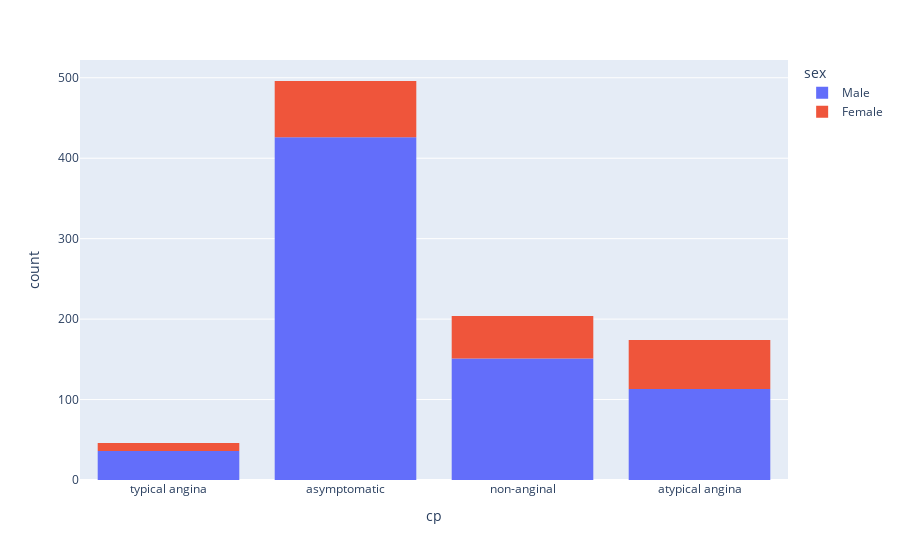

The notebook cell saved with this chart:
### Code cell
# count plot of cp column by sex column using sns
fig = px.histogram(data, x='cp', color='sex')
fig.show()

### Figure 1 — Plotly figure (JSON) as saved in the notebook; plotly's stock layout.template omitted (floating-point values rounded to 4 significant figures; data arrays with more than 128 entries replaced by an {"elided": "..."} marker saying what was removed)
{"data": [{"bingroup": "x", "hovertemplate": "sex=Male<br>cp=%{x}<br>count=%{y}<extra></extra>", "legendgroup": "Male", "marker": {"color": "#636efa", "pattern": {"shape": ""}}, "name": "Male", "orientation": "v", "showlegend": true, "type": "histogram", "x": {"elided": "726 str values"}, "xaxis": "x", "yaxis": "y"}, {"bingroup": "x", "hovertemplate": "sex=Female<br>cp=%{x}<br>count=%{y}<extra></extra>", "legendgroup": "Female", "marker": {"color": "#EF553B", "pattern": {"shape": ""}}, "name": "Female", "orientation": "v", "showlegend": true, "type": "histogram", "x": {"elided": "194 str values"}, "xaxis": "x", "yaxis": "y"}], "layout": {"barmode": "relative", "legend": {"title": {"text": "sex"}, "tracegroupgap": 0}, "margin": {"t": 60}, "xaxis": {"anchor": "y", "domain": [0, 1], "title": {"text": "cp"}}, "yaxis": {"anchor": "x", "domain": [0, 1], "title": {"text": "count"}}}}
